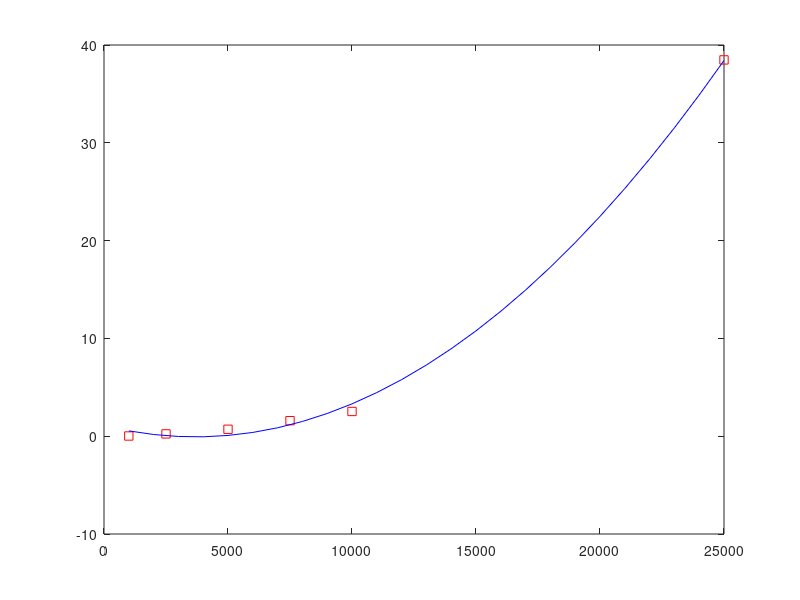

This chart was generated by the following MATLAB code:
clear;clc;
xi = [10^3 2.5*10^3 5*10^3 7.5*10^3 10^4 2.5*10^4]';
yi = [0.021 0.2366 0.7096 1.5857 2.5292 38.4755]';
H = [xi.^0 xi.^1 xi.^2];
c = H\yi;
r = H*c-yi;
E = sum(r.^2);
xx = [10^3:10^3:2.5*10^4];
yy = c(1) + c(2).*xx + c(3).*xx.^2;
plot(xi, yi, 'rs', xx, yy, 'b');